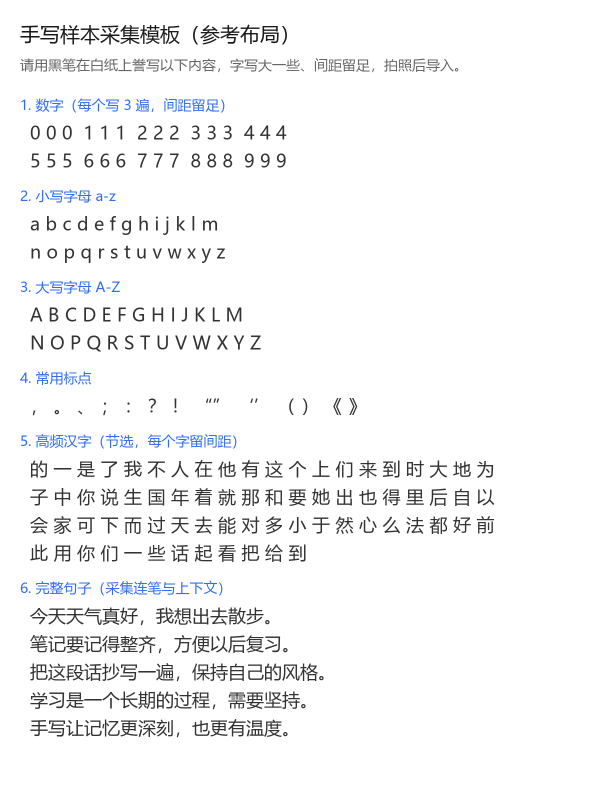
#> input picture storage/samples/sample-template.png, 1200 x 1600 px (shown at 1/2 size)
$ python -i glyph_detect.py   (imports and definitions only)
#> lines starting #> are read from the running program, lines starting #| are printed output that depends on the picture; after the words box and inside, x2 and y2 are one past the last pixel; in counts of white or black regions, pixels touching at a corner belong together
#> further down, picture is the input picture: PIL image 1200x1600 RGB; mean R, G, B 244.9, 245.3, 246.2
"""自动辅助切字：从手写样本图中检测可能的单字候选区域。

不要求 OCR 识别具体字符，只找出「可能是单个字」的矩形区域。
算法：灰度化 → 二值化 → 形态学膨胀合并近邻笔画 → 连通域 → 过滤噪声 → 行聚类 → 阅读顺序排序。

合规说明：仅处理用户本人提供的样本图，用于辅助个人笔记排版。
"""
from __future__ import annotations

from dataclasses import dataclass, field

import cv2
import numpy as np
from PIL import Image


@dataclass
class GlyphCandidate:
    """一个字形候选区域。"""

    x: int
    y: int
    width: int
    height: int
    # 质量分 0~1（基于面积/长宽比/墨迹占比启发式），越大越像单字
    score: float
    # 所属行索引（从 0 开始，从上到下）
    row_index: int = -1
    # 行内阅读顺序索引（从 0 开始，从左到右）
    order_index: int = -1
    # 连通域面积（像素）
    area: int = 0


@dataclass
class DetectParams:
    """检测参数（均可选，有默认值）。"""

    # 二值化阈值（灰度 < threshold 视为前景笔画）
    threshold: int = 180
    # 候选框最小宽高（过滤噪点）
    min_width: int = 8
    min_height: int = 8
    # 候选框最大宽高（过滤整段粘连）
    max_width: int = 400
    max_height: int = 400
    # 是否合并相邻近的候选（形态学膨胀）
    merge_nearby: bool = True
    # 合并用的膨胀核尺寸（px）
    merge_kernel: int = 15
    # 行聚类容忍（行中心 y 差小于此值视为同一行）
    row_tolerance: int = 20


def _to_gray(img: Image.Image) -> np.ndarray:
    return np.array(img.convert("L"))


def detect_glyph_candidates(
    img: Image.Image, params: DetectParams | None = None
) -> list[GlyphCandidate]:
    """检测字形候选区域。

    Args:
        img: 输入 PIL Image。
        params: 检测参数，None 用默认。

    Returns:
        候选区域列表（已过滤噪声，但未做行聚类与排序）。
    """
    p = params or DetectParams()
    gray = _to_gray(img)

    # 二值化：前景 mask（笔画为 255）
    _, mask = cv2.threshold(gray, p.threshold, 255, cv2.THRESH_BINARY_INV)
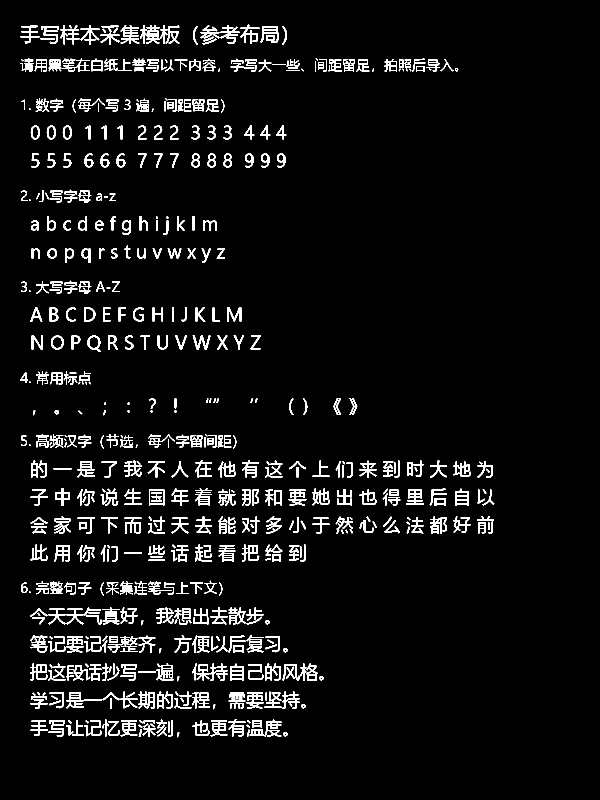
#> mask: shape (1600, 1200) (shown at 1/2 size); 5.3% white; 657 white regions (63 under 20 px), largest, box (x1, y1, x2, y2) and area: (108, 1273, 168, 1306) 836, (241, 50, 279, 88) 672, (393, 1327, 456, 1362) 655

    if p.merge_nearby and p.merge_kernel > 0:
        # 形态学膨胀，把同一字内的笔画断片合并成一个块
        kernel = cv2.getStructuringElement(
            cv2.MORPH_RECT, (p.merge_kernel, p.merge_kernel)
        )
        mask = cv2.morphologyEx(mask, cv2.MORPH_CLOSE, kernel)
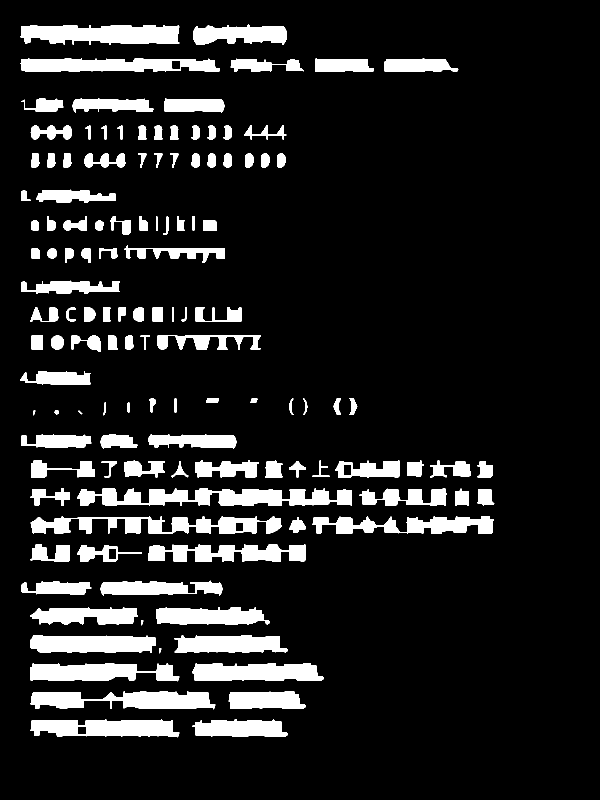
#> mask: shape (1600, 1200) (shown at 1/2 size); 11.8% white; 124 white regions, largest, box (x1, y1, x2, y2) and area: (155, 976, 704, 1012) 12519, (41, 50, 359, 89) 9998, (61, 1032, 564, 1068) 9758

    # 连通域
    num, _labels, stats, centroids = cv2.connectedComponentsWithStats(mask, connectivity=8)
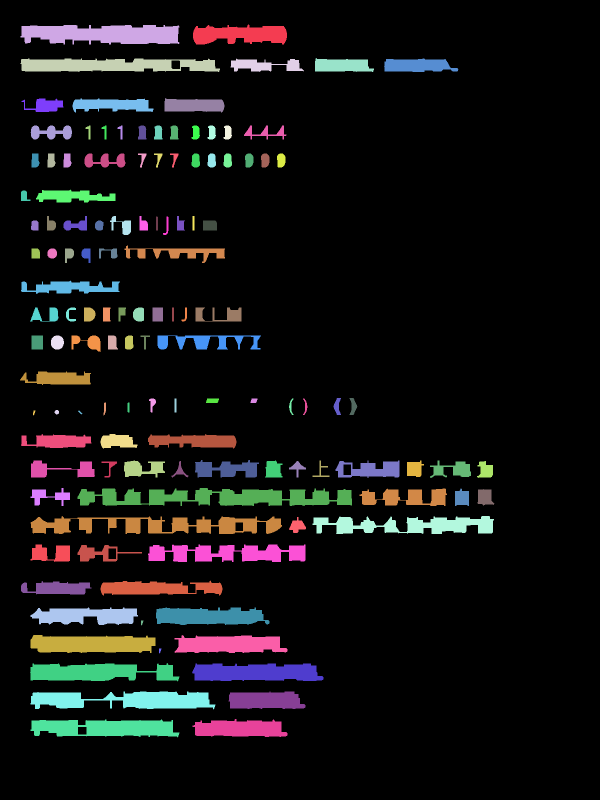
#> _labels: shape (1600, 1200) int32 (shown at 1/2 size); 125 distinct labels, from 0 to 124; one colour per label, 0 black
#> num = 125; stats = 125 rows, first 6: [0, 0, 1200, 1600, 1692878], [386, 49, 188, 40, 5539], [41, 50, 318, 39, 9998], [41, 117, 399, 27, 8494], [461, 117, 147, 27, 2187], [630, 116, 118, 28, 2636]; centroids = 125 pairs, first value 48.26 to 970.8, second value 68.05 to 1457
    h, w = gray.shape[:2]
#> h = 1600; w = 1200
    total_area = max(1, w * h)
#> total_area = 1920000

    candidates: list[GlyphCandidate] = []
    # stats: [x, y, w, h, area]，第 0 个是背景
    for i in range(1, num):
        x, y, cw, ch, area = stats[i]
        if cw < p.min_width or ch < p.min_height:
            continue
        if cw > p.max_width or ch > p.max_height:
            continue
        # 排除占满近整图的大背景块
        if area > total_area * 0.5:
            continue
        score = _heuristic_score(cw, ch, area, w, h)
        candidates.append(
            GlyphCandidate(x=int(x), y=int(y), width=int(cw), height=int(ch), score=score, area=int(area))
        )
#> this loop made 124 passes
#> (x, y, cw, ch, area, box_area in _heuristic_score, fill in _heuristic_score, aspect in _heuristic_score) on passes 1 to 12: (386, 49, 188, 40, 5539, 7520, 0.737, 4.7), (41, 50, 318, 39, 9998, 12402, 0.806, 8.15), (41, 117, 399, 27, 8494, 10773, 0.788, 14.78), (461, 117, 147, 27, 2187, 3969, 0.551, 5.44), (630, 116, 118, 28, 2636, 3304, 0.798, 4.21), (768, 117, 149, 27, 3137, 4023, 0.78, 5.52), (43, 197, 84, 27, 1325, 2268, 0.584, 3.11), (145, 197, 162, 28, 3183, 4536, 0.702, 5.79), (329, 196, 120, 29, 2861, 3480, 0.822, 4.14), (61, 251, 83, 28, 1454, 2324, 0.626, 2.96), (171, 251, 10, 28, 137, 280, 0.489, 0.357), (203, 251, 10, 28, 137, 280, 0.489, 0.357)
#> (x, y, cw, ch, area) on passes 40, 43, 60: (312, 433, 4, 28, 111), (385, 432, 4, 29, 116), (305, 615, 21, 28, 588)

    return candidates


def _heuristic_score(width: int, height: int, area: int, img_w: int, img_h: int) -> float:
    """启发式打分：面积填充率 + 长宽比合理性，输出 0~1。"""
    # 填充率 = 连通域面积 / 包围盒面积
    box_area = max(1, width * height)
    fill = min(1.0, area / box_area)
    # 长宽比接近 1 更像单字（汉字多为方形）
    aspect = width / max(1, height)
    aspect_score = 1.0 - min(1.0, abs(aspect - 1.0) / 2.0)
    # 归一化大小：太小的噪点或太大的粘连都扣分
    size = (width + height) / 2
    size_score = 1.0 if 12 <= size <= 200 else max(0.0, 1.0 - (abs(size - 80) / 200))
    return round(0.4 * fill + 0.3 * aspect_score + 0.3 * size_score, 3)


# [73 lines left out: functions filter_small_noise, group_candidates_by_rows, sort_candidates_reading_order, detect_and_sort, not called in this run]

>>> from PIL import Image
>>> picture = Image.open('../../../storage/samples/sample-template.png')
>>> result = detect_glyph_candidates(picture)
